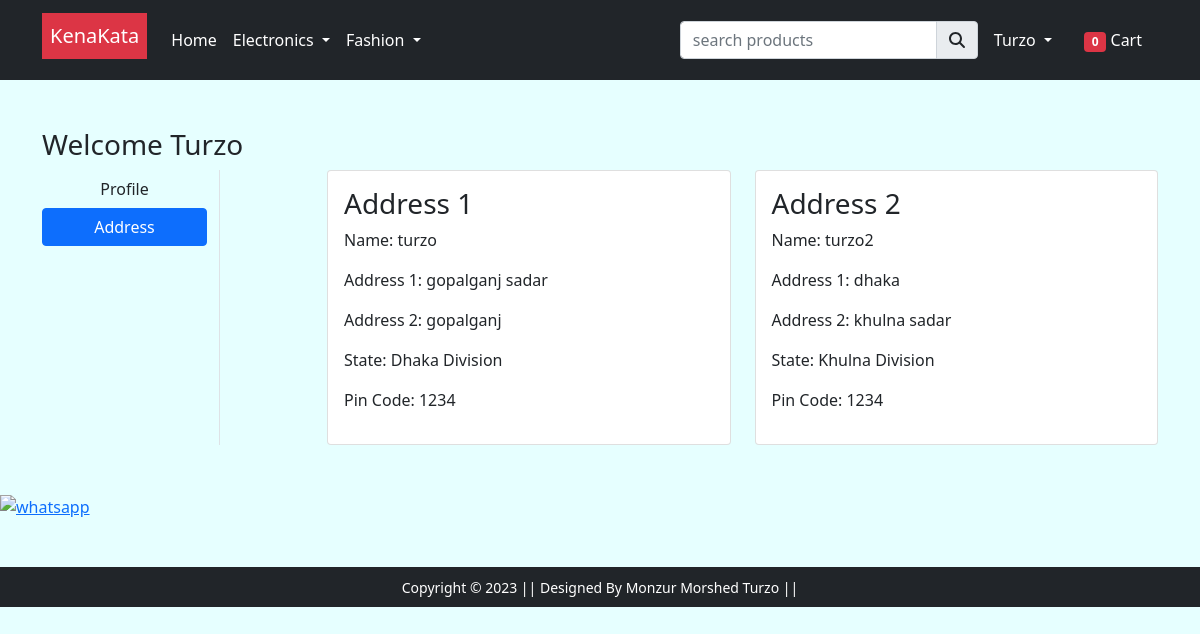
The page /address/ (signed in) on the database its author committed.
### account/models.py (models this page shows)
class User(AbstractUser):
    USER_TYPE=(
        ('visitor','visitor'),
        ('developer','developer')
        )
    Username=None
    email=models.EmailField(unique=True)
    mobile=models.CharField(max_length=14)
    is_verified=models.BooleanField(default=False)
    email_token=models.CharField(max_length=100,null=True,blank=True)
    forget_password=models.CharField(max_length=100,null=True,blank=True)
    last_login=models.DateTimeField(null=True,blank=True)
    last_logout_time=models.DateTimeField(null=True,blank=True)
    objects=UserManager()
    USERNAME_FIELD='email'
    REQUIRED_FIELDS=['username','user_type']
    user_type=models.CharField(max_length=100,choices=USER_TYPE,default=USER_TYPE[0])

### app/models.py (models this page shows, shortened)
class Customer(models.Model):
    user= models.ForeignKey(User, on_delete=models.CASCADE)
    name= models.CharField(max_length=200)
    locality= models.CharField(max_length=200)
    city= models.CharField(max_length=50)
    zipcode= models.IntegerField()
    state= models.CharField(choices=STATE_CHOICES,max_length=50)

### app/views.py (the view)
# urls.py: path('address/', views.address, name='address'),
@login_required(login_url="login")
def address(request):
    add= Customer.objects.filter(user=request.user)
    totalitem=0
    if request.user.is_authenticated:
            totalitem= len(Cart.objects.filter(user=request.user))
    return render(request, 'app/address.html',{'add':add,'active':'btn-primary','totalitem':totalitem})

### app/templates/app/address.html (shortened to what this page needs)
{% extends 'app/base.html' %}
{% load static %}
{% block main-content %}
<div class="container my-5">
 <div class="row">
 <h3>Welcome <span class="text-capitalize">{{request.user.username}}</span></h3>
  <div class="col-sm-2 border-end">
   <ul class="list-unstyled">
    <li class="d-grid"><a href="{% url 'profile' %}" class="btn">Profile</a></li>
    <li class="d-grid"><a href="{% url 'address' %}" class="btn {{active}}">Address</a></li>
   </ul>
  </div>
  <div class="col-sm-9 offset-sm-1">
   <div class="row">
    {% for ad in add %}
    <div class="col-sm-6">
     <div class="card">
      <div class="card-body">
       <h3>Address {{forloop.counter}}</h3>
       <p>Name: {{ad.name}}</p>
       <p>Address 1: {{ad.locality}}</p>
       <p>Address 2: {{ad.city}}</p>
       <p>State: {{ad.state}}</p>
       <p>Pin Code: {{ad.zipcode}}</p>
      </div>
     </div>
    </div>
    {% endfor %}
   </div>
  </div>
 </div>
</div>
{% endblock main-content %}

### app/templates/app/base.html (shortened to what this page needs)
<!doctype html>
{% load static %}
<html lang="en">
  <head>
    <link href="https://cdn.jsdelivr.net/npm/bootstrap@5.0.0-beta1/dist/css/bootstrap.min.css" rel="stylesheet">
    <link rel="stylesheet" href="{% static 'app/css/owl.carousel.min.css' %}">
    <link rel="stylesheet" href="{% static 'app/css/all.min.css' %}">
    <link rel="stylesheet" href="{% static 'app/css/style.css' %}">
    <link rel="stylesheet" href="//code.jquery.com/ui/1.13.2/themes/base/jquery-ui.css">
    <link rel="stylesheet" href="//cdn.jsdelivr.net/npm/alertifyjs@1.13.1/build/css/alertify.min.css"/>
<link rel="stylesheet" href="//cdn.jsdelivr.net/npm/alertifyjs@1.13.1/build/css/themes/default.min.css"/>
  </head>
  <body style="background-color:#e6ffff;">
    <nav class="navbar navbar-expand-lg navbar-dark bg-dark">
     <div class="container">
       <a class="navbar-brand" href="/"><div class="p-2 mb-2 bg-danger text-white">KenaKata</div></a>
       <div class="collapse navbar-collapse" id="navbarSupportedContent">
         <ul class="navbar-nav me-auto mb-2 mb-lg-0">
           <li class="nav-item">
             <a class="nav-link active" aria-current="page" href="/">Home</a>
           </li>
           <li class="nav-item dropdown">
             <a class="nav-link dropdown-toggle text-white" href="#" id="electronicsDropdown" role="button" data-bs-toggle="dropdown" aria-expanded="false">
               Electronics
             </a>
           </li>
           <li class="nav-item dropdown">
             <a class="nav-link dropdown-toggle text-white" href="#" id="fashionDropdown" role="button" data-bs-toggle="dropdown" aria-expanded="false">
               Fashion
             </a>
           </li>
         </ul>
        <div class="search-bar">
          <div class="input-group">
            <input type="text" class="form-control" id="searchproducts" placeholder="search products">
              <button class="input-group-text" id="basic-addon1"> <i class="fa fa-search"></i></button>
          </div>
        </div>
         <div>
          <ul class="navbar-nav me-auto mb-2 mb-lg-0">
            {% if request.user.is_authenticated %}
           <li class="nav-item dropdown mx-2">
              <a class="nav-link dropdown-toggle text-white" href="#" id="profileDropdown" role="button" data-bs-toggle="dropdown" aria-expanded="false">
                {{request.user.username|capfirst}}
              </a>
            </li>
            <li class="nav-item mx-2">
             <a href="{% url 'showcart' %}" class="nav-link text-white"><span class="badge bg-danger">{{totalitem}}</span> Cart </a>
            </li>
            {% endif %}
          </ul>
         </div>
       </div>
     </div>
    </nav>
    {% block main-content %}
    {% endblock main-content %}
    <a href="https://wa.me/+8801540051455?text=I'm%20interested%20in%20to%chat%" target="_blank">
    <img src="{% static 'app/images/banner/whatsapp.PNG' %}" alt="whatsapp" width="60px">
    </a>
    <footer class="container-fluid bg-dark text-center p-2 mt-5">
        <small class="text-white">Copyright &copy; 2023 || Designed By Monzur Morshed Turzo || </small>
    </footer>
  </body>
</html>

### rows shown on the page
User: user.username "Turzo"
Customer: name "turzo", locality "gopalganj sadar", city "gopalganj", state "Dhaka Division", zipcode "1234"
Customer: name "turzo2", locality "dhaka", city "khulna sadar", state "Khulna Division", zipcode "1234"

### other values the page prints
{{ totalitem }} "0"
